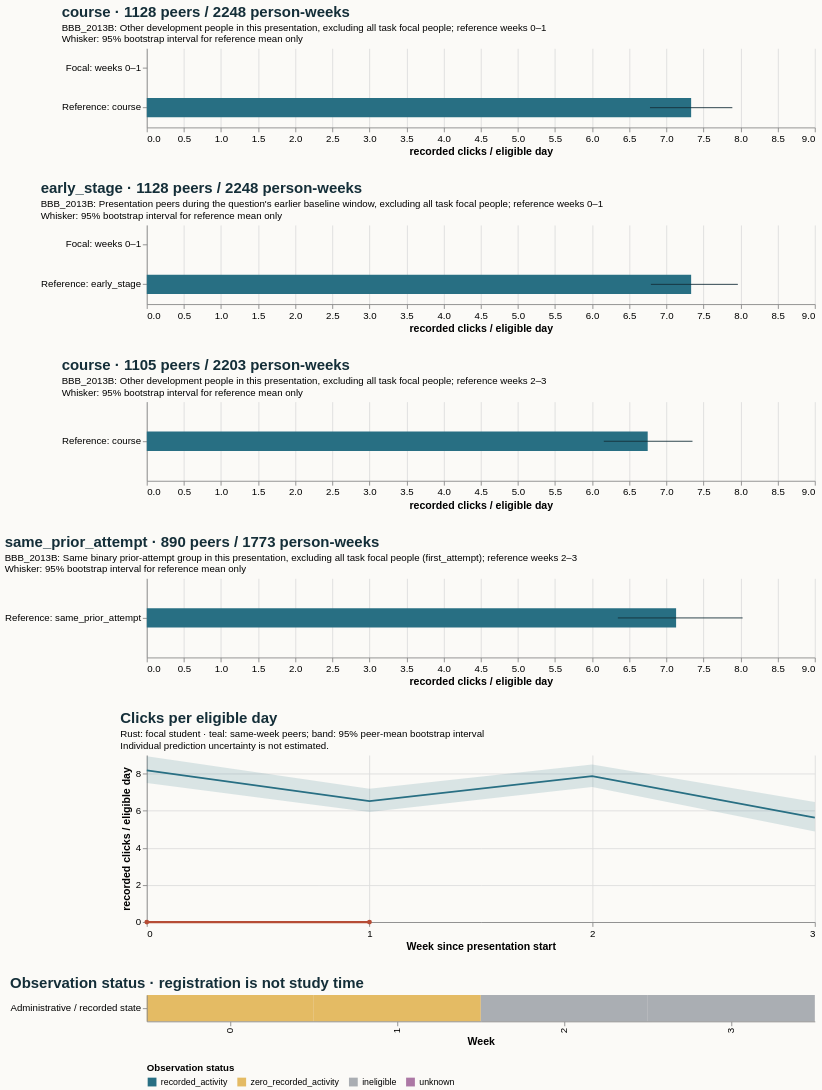

Describe this chart as a Vega-Lite specification.
### Vega-Lite specification from a JSON file in a GitHub repository (floating-point values rounded to 4 significant figures)
{"$schema": "https://vega.github.io/schema/vega-lite/v5.20.1.json", "config": {"axis": {"labelFontSize": 11, "titleFontSize": 12}, "background": "#fbfaf7", "font": "sans-serif", "title": {"anchor": "start", "color": "#142e38", "fontSize": 17, "subtitleFontSize": 11}, "view": {"continuousHeight": 300, "continuousWidth": 300, "stroke": null}}, "datasets": {"data-0e9ff6b13452e2d1a125d4eccbb08503": [{"hi": null, "lo": null, "series": "Focal: weeks 2–3", "value": null}, {"hi": 7.352, "lo": 6.157, "series": "Reference: course", "value": 6.748}], "data-1b95c5cac224b79ee4e3991b9af6735f": [{"hi": null, "lo": null, "series": "Focal: weeks 2–3", "value": null}, {"hi": 8.027, "lo": 6.346, "series": "Reference: same_prior_attempt", "value": 7.131}], "data-783249aa65c06439f571e5d2a8c1408e": [{"eligible_days": 7.0, "end_day": 6, "logging_completeness": "unknown", "observation_status": "zero_recorded_activity", "row": "Administrative / recorded state", "score_status": "withheld_release_time_unknown", "start_day": 0, "value": 0.0, "week": 0}, {"eligible_days": 4.0, "end_day": 13, "logging_completeness": "unknown", "observation_status": "zero_recorded_activity", "row": "Administrative / recorded state", "score_status": "withheld_release_time_unknown", "start_day": 7, "value": 0.0, "week": 1}, {"eligible_days": 0.0, "end_day": 20, "logging_completeness": "unknown", "observation_status": "ineligible", "row": "Administrative / recorded state", "score_status": "withheld_release_time_unknown", "start_day": 14, "value": null, "week": 2}, {"eligible_days": 0.0, "end_day": 27, "logging_completeness": "unknown", "observation_status": "ineligible", "row": "Administrative / recorded state", "score_status": "withheld_release_time_unknown", "start_day": 21, "value": null, "week": 3}], "data-9f85fb8915dbc2218069043da209cdfb": [{"hi": null, "lo": null, "series": "Focal: weeks 0–1", "value": 0.0}, {"hi": 7.889, "lo": 6.779, "series": "Reference: course", "value": 7.334}], "data-b6759cf5c73d22e5b3484a3dd08dd9b7": [{"end_day": 6, "focal_value": 0.0, "peer_ci_high": 8.936, "peer_ci_low": 7.501, "peer_mean": 8.174, "peer_observations": 1127, "peer_people": 1127, "reference": "course", "unit": "recorded clicks / eligible day", "week": 0}, {"end_day": 13, "focal_value": 0.0, "peer_ci_high": 7.182, "peer_ci_low": 5.932, "peer_mean": 6.521, "peer_observations": 1121, "peer_people": 1121, "reference": "course", "unit": "recorded clicks / eligible day", "week": 1}, {"end_day": 20, "focal_value": null, "peer_ci_high": 8.486, "peer_ci_low": 7.272, "peer_mean": 7.865, "peer_observations": 1105, "peer_people": 1105, "reference": "course", "unit": "recorded clicks / eligible day", "week": 2}, {"end_day": 27, "focal_value": null, "peer_ci_high": 6.467, "peer_ci_low": 4.877, "peer_mean": 5.625, "peer_observations": 1098, "peer_people": 1098, "reference": "course", "unit": "recorded clicks / eligible day", "week": 3}], "data-e27cf7df1f5f49c3b8f2786292f5bd5f": [{"hi": null, "lo": null, "series": "Focal: weeks 0–1", "value": 0.0}, {"hi": 7.963, "lo": 6.791, "series": "Reference: early_stage", "value": 7.334}]}, "resolve": {"scale": {"color": "independent"}}, "spacing": 28, "vconcat": [{"data": {"name": "data-9f85fb8915dbc2218069043da209cdfb"}, "height": 90, "layer": [{"encoding": {"x": {"field": "value", "scale": {"domain": [0, 8.428], "zero": true}, "title": "recorded clicks / eligible day", "type": "quantitative"}, "y": {"field": "series", "sort": null, "title": null, "type": "nominal"}}, "mark": {"color": "#286f83", "size": 22, "type": "bar"}}, {"encoding": {"x": {"field": "lo", "type": "quantitative"}, "x2": {"field": "hi"}, "y": {"field": "series", "sort": null, "title": null, "type": "nominal"}}, "mark": {"color": "#142e38", "type": "rule"}}], "title": {"subtitle": ["BBB_2013B: Other development people in this presentation, excluding all task focal people; reference weeks 0–1", "Whisker: 95% bootstrap interval for reference mean only"], "text": "course · 1128 peers / 2248 person-weeks"}, "width": 760}, {"data": {"name": "data-e27cf7df1f5f49c3b8f2786292f5bd5f"}, "height": 90, "layer": [{"encoding": {"x": {"field": "value", "scale": {"domain": [0, 8.428], "zero": true}, "title": "recorded clicks / eligible day", "type": "quantitative"}, "y": {"field": "series", "sort": null, "title": null, "type": "nominal"}}, "mark": {"color": "#286f83", "size": 22, "type": "bar"}}, {"encoding": {"x": {"field": "lo", "type": "quantitative"}, "x2": {"field": "hi"}, "y": {"field": "series", "sort": null, "title": null, "type": "nominal"}}, "mark": {"color": "#142e38", "type": "rule"}}], "title": {"subtitle": ["BBB_2013B: Presentation peers during the question's earlier baseline window, excluding all task focal people; reference weeks 0–1", "Whisker: 95% bootstrap interval for reference mean only"], "text": "early_stage · 1128 peers / 2248 person-weeks"}, "width": 760}, {"data": {"name": "data-0e9ff6b13452e2d1a125d4eccbb08503"}, "height": 90, "layer": [{"encoding": {"x": {"field": "value", "scale": {"domain": [0, 8.428], "zero": true}, "title": "recorded clicks / eligible day", "type": "quantitative"}, "y": {"field": "series", "sort": null, "title": null, "type": "nominal"}}, "mark": {"color": "#286f83", "size": 22, "type": "bar"}}, {"encoding": {"x": {"field": "lo", "type": "quantitative"}, "x2": {"field": "hi"}, "y": {"field": "series", "sort": null, "title": null, "type": "nominal"}}, "mark": {"color": "#142e38", "type": "rule"}}], "title": {"subtitle": ["BBB_2013B: Other development people in this presentation, excluding all task focal people; reference weeks 2–3", "Whisker: 95% bootstrap interval for reference mean only"], "text": "course · 1105 peers / 2203 person-weeks"}, "width": 760}, {"data": {"name": "data-1b95c5cac224b79ee4e3991b9af6735f"}, "height": 90, "layer": [{"encoding": {"x": {"field": "value", "scale": {"domain": [0, 8.428], "zero": true}, "title": "recorded clicks / eligible day", "type": "quantitative"}, "y": {"field": "series", "sort": null, "title": null, "type": "nominal"}}, "mark": {"color": "#286f83", "size": 22, "type": "bar"}}, {"encoding": {"x": {"field": "lo", "type": "quantitative"}, "x2": {"field": "hi"}, "y": {"field": "series", "sort": null, "title": null, "type": "nominal"}}, "mark": {"color": "#142e38", "type": "rule"}}], "title": {"subtitle": ["BBB_2013B: Same binary prior-attempt group in this presentation, excluding all task focal people (first_attempt); reference weeks 2–3", "Whisker: 95% bootstrap interval for reference mean only"], "text": "same_prior_attempt · 890 peers / 1773 person-weeks"}, "width": 760}, {"data": {"name": "data-b6759cf5c73d22e5b3484a3dd08dd9b7"}, "height": 190, "layer": [{"encoding": {"x": {"axis": {"tickMinStep": 1}, "field": "week", "title": "Week since presentation start", "type": "quantitative"}, "y": {"field": "peer_ci_low", "scale": {"zero": true}, "title": "recorded clicks / eligible day", "type": "quantitative"}, "y2": {"field": "peer_ci_high"}}, "mark": {"color": "#286f83", "opacity": 0.16, "type": "area"}}, {"encoding": {"tooltip": [{"field": "week", "type": "quantitative"}, {"field": "peer_mean", "type": "quantitative"}, {"field": "peer_people", "type": "quantitative"}, {"field": "peer_observations", "type": "quantitative"}], "x": {"field": "week", "type": "quantitative"}, "y": {"field": "peer_mean", "type": "quantitative"}}, "mark": {"color": "#286f83", "strokeWidth": 2, "type": "line"}}, {"encoding": {"tooltip": [{"field": "week", "type": "quantitative"}, {"field": "focal_value", "type": "quantitative"}], "x": {"field": "week", "type": "quantitative"}, "y": {"field": "focal_value", "type": "quantitative"}}, "mark": {"color": "#b64c35", "point": {"color": "#b64c35"}, "strokeWidth": 2.5, "type": "line"}}], "title": {"subtitle": ["Rust: focal student · teal: same-week peers; band: 95% peer-mean bootstrap interval", "Individual prediction uncertainty is not estimated."], "text": "Clicks per eligible day"}, "width": 760}, {"data": {"name": "data-783249aa65c06439f571e5d2a8c1408e"}, "encoding": {"color": {"field": "observation_status", "legend": {"labelLimit": 260, "orient": "bottom"}, "scale": {"domain": ["recorded_activity", "zero_recorded_activity", "ineligible", "unknown"], "range": ["#286f83", "#e4bb64", "#aaaeb3", "#ac78a5"]}, "title": "Observation status", "type": "nominal"}, "tooltip": [{"field": "week", "type": "quantitative"}, {"field": "eligible_days", "type": "quantitative"}, {"field": "observation_status", "type": "nominal"}, {"field": "logging_completeness", "type": "nominal"}], "x": {"field": "week", "title": "Week", "type": "ordinal"}, "y": {"field": "row", "title": null, "type": "nominal"}}, "height": 30, "mark": {"type": "rect"}, "title": "Observation status · registration is not study time", "width": 760}]}
